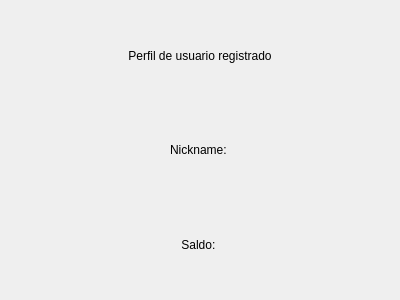
<?xml version="1.0" encoding="UTF-8"?>
<ui version="4.0">
 <class>Form</class>
 <widget class="QWidget" name="Form">
  <property name="geometry">
   <rect>
    <x>0</x>
    <y>0</y>
    <width>400</width>
    <height>300</height>
   </rect>
  </property>
  <property name="windowTitle">
   <string>Perfil de usuario</string>
  </property>
  <layout class="QVBoxLayout" name="verticalLayout_2">
   <item>
    <layout class="QVBoxLayout" name="verticalLayout">
     <item>
      <widget class="QLabel" name="lblTitulo">
       <property name="text">
        <string>Perfil de usuario registrado</string>
       </property>
       <property name="alignment">
        <set>Qt::AlignCenter</set>
       </property>
      </widget>
     </item>
     <item>
      <widget class="QLabel" name="labelNickname">
       <property name="text">
        <string>Nickname: </string>
       </property>
       <property name="alignment">
        <set>Qt::AlignCenter</set>
       </property>
      </widget>
     </item>
     <item>
      <widget class="QLabel" name="labelSaldo">
       <property name="text">
        <string>Saldo: </string>
       </property>
       <property name="alignment">
        <set>Qt::AlignCenter</set>
       </property>
      </widget>
     </item>
    </layout>
   </item>
  </layout>
 </widget>
 <resources/>
 <connections/>
</ui>
